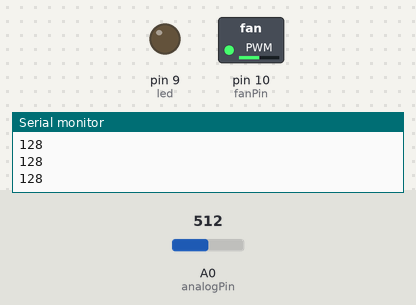
Recording of a sketch running on a simulated Arduino Uno, built with avr-gcc and run on an emulated ATmega328P. Shown: switched loads named in the sketch (green lamp = pin HIGH), output pins drawn as LEDs (lit = HIGH), the last lines printed to the serial monitor. The inputs (shaded band) are chosen by the test bench; at power-on: A0 (analogPin) = 512.

Above: at 1.2 s.
1.3 s: A0 (analogPin) set to 716
At 1.7 s:
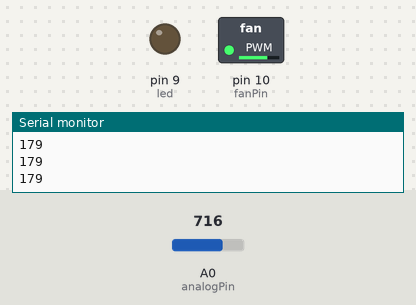
2.8 s: A0 (analogPin) set to 900
At 3.1 s:
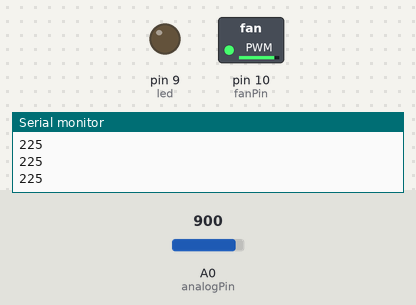
4.3 s: A0 (analogPin) set to 122
At 5.5 s:
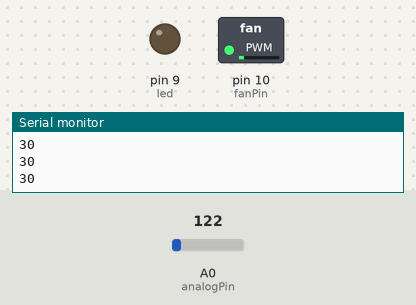
5.8 s: A0 (analogPin) set to 0
At 7.2 s:
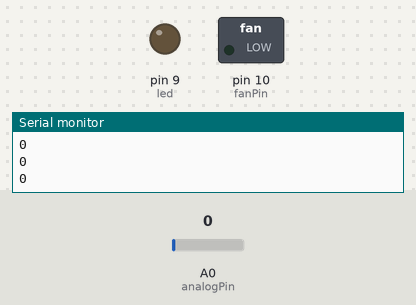
Timing chart, 0 to 8.3 s (numbered marks = the images above; inputs shaded):
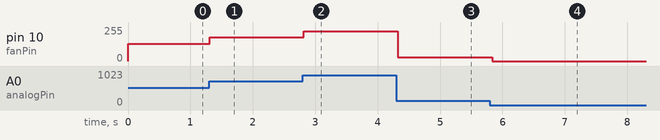

The sketch:

Fade3.ino
```cpp
int led = 9;          // PWM 핀
int analogPin = A0;   // 가변저항
const int fanPin = 10;
int val = 0;

void setup() {
  pinMode(led, OUTPUT);
   pinMode(fanPin, OUTPUT);
  Serial.begin(9600);
}

void loop() {
  val = analogRead(analogPin);   // 0~1023
  int pwm = val / 4;             // 0~255
  float voltage = val * (5.0 / 1023.0);

  analogWrite(fanPin, pwm);         // PWM 출력
  Serial.println(pwm);       // 전압 표시

  delay(50);
}
```

Measured:
- after the input at 1.3 s, pin 10 (fanPin): 128/255 → 179/255 at once
- after the input at 2.8 s, pin 10 (fanPin): 179/255 → 225/255 at once
- after the input at 4.3 s, pin 10 (fanPin): 225/255 → 30/255 at once
- after the input at 5.8 s, pin 10 (fanPin): 30/255 → 0/255 at once
